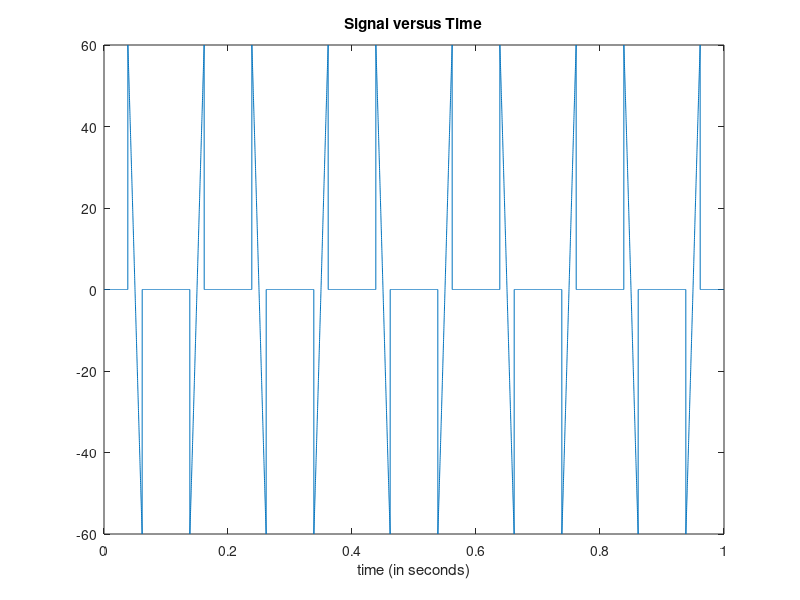

The MATLAB source for this figure:
% bool getCurrentSensorValue(void*) { //analog read is slow
%     float val = -0.04757 * analogRead(currentSensorPin) + 24.36; //eqn to get amperage, y = mx + b by testing
%     val = sqrt(pow(val, 2) + pow(drillCurrent, 2)); //kinda RMS not really, may not even work who knows
%     drillCurrent = 0.1*val + 0.9*drillCurrent; //complementary filter
%     return true;
% }

% timer.every(1/currentSensorRate * 1000, getCurrentSensorValue);

% rate = 120
clc;clear;
%%Time specifications:
Fs = 10000;                   % samples per second
dt = 1/Fs;                   % seconds per sample
StopTime = 1;                % seconds
t = (0:dt:StopTime-dt)';     % seconds
%%Sine wave:
Fc = 5;                     % hertz
x = 169.7*cos(2*pi*Fc*t);
count = 1;
cutoff = 60;
for (i = 1:size(x))
    if ((x(count) > cutoff) | (x(count) < -cutoff))
%         disp(x(count))
        x(count) = 0;
    end
    count = count + 1;
end
sampleTime = 155;
dtsample = 1/sampleTime;
counter = 0;
size = 0;
% tsample = (0:dtsample:StopTime-dtsample)';
for (i = 1:Fs/sampleTime:length(t))
    val = x(round(i));
    counter = counter + val^2;
%     disp(round(i) + "--" + val)
    size = size + 1;
end
disp(sqrt(counter / size));
% Plot the signal versus time:
figure;
plot(t,x);
xlabel('time (in seconds)');
title('Signal versus Time');
